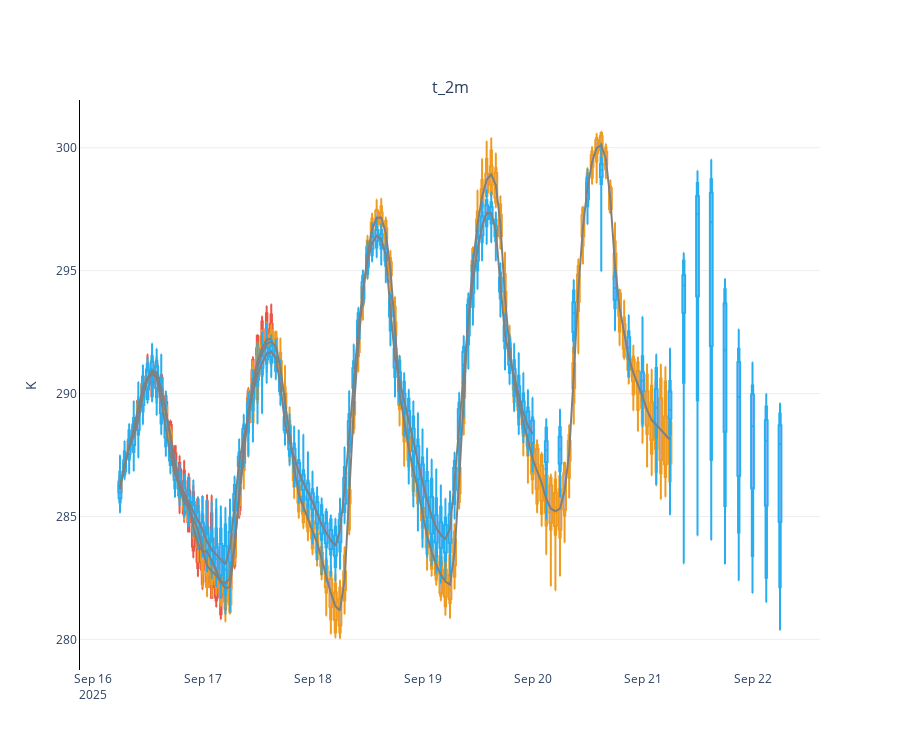

The cell this chart's notebook holds for it:
### Markdown cell above
**Plotting ensemble members of time series**

### Code cell
from earthkit.plots.interactive import Chart

TIME_FREQUENCY = "1h"
QUANTILES = [0, 0.1, 0.25, 0.5, 0.75, 0.9, 1]

chart = Chart()
chart.box(ds_ch1, quantiles=QUANTILES, line_color="#ea5545")
chart.line(ds_ch1, aggregation="mean", line_color="grey", time_frequency=TIME_FREQUENCY)
chart.box(ds_ch2, quantiles=QUANTILES, line_color="#ef9b20")
chart.line(ds_ch2, aggregation="mean", line_color="grey", time_frequency=TIME_FREQUENCY)
chart.box(ds_ifs, quantiles=QUANTILES, line_color="#27aeef")
chart.line(ds_ifs, aggregation="mean", line_color="grey", time_frequency=TIME_FREQUENCY)

chart.show()
